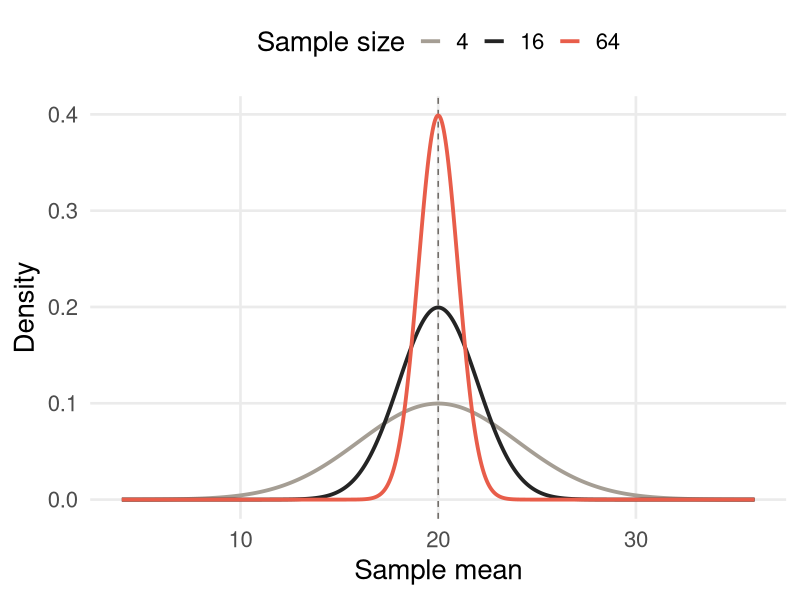
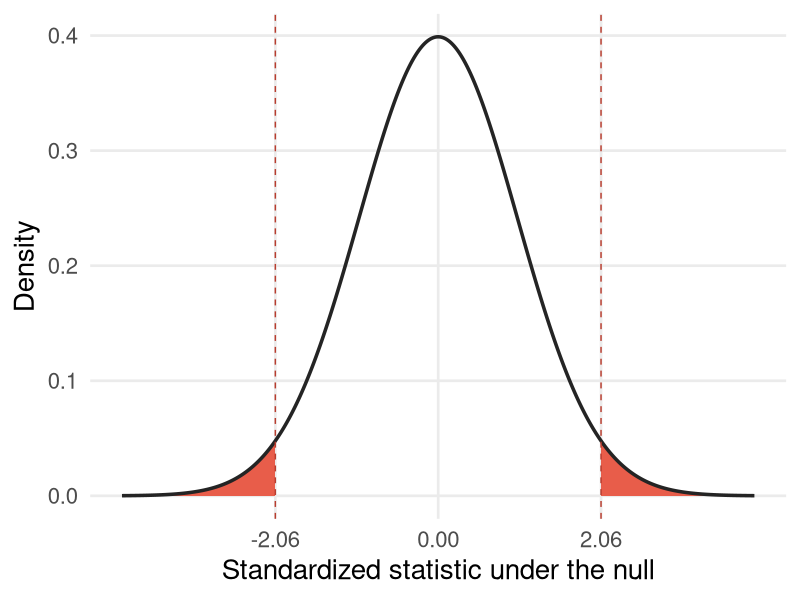
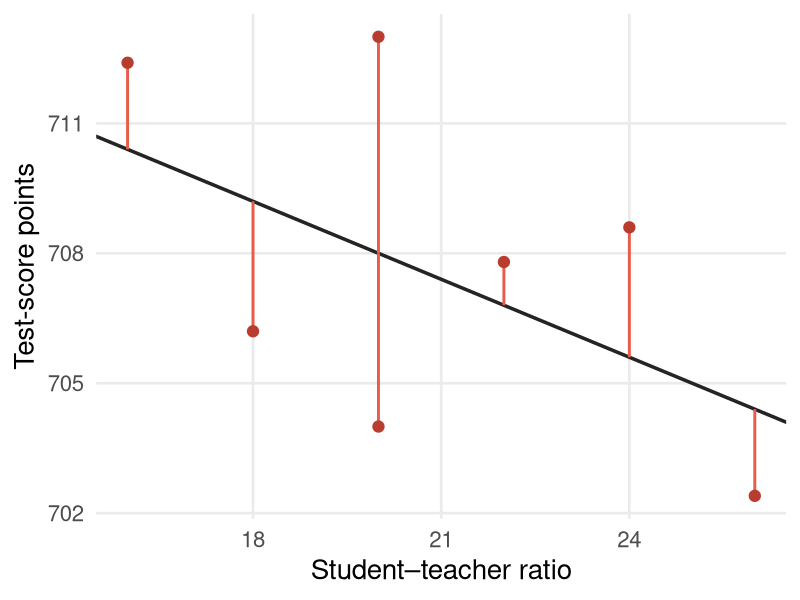
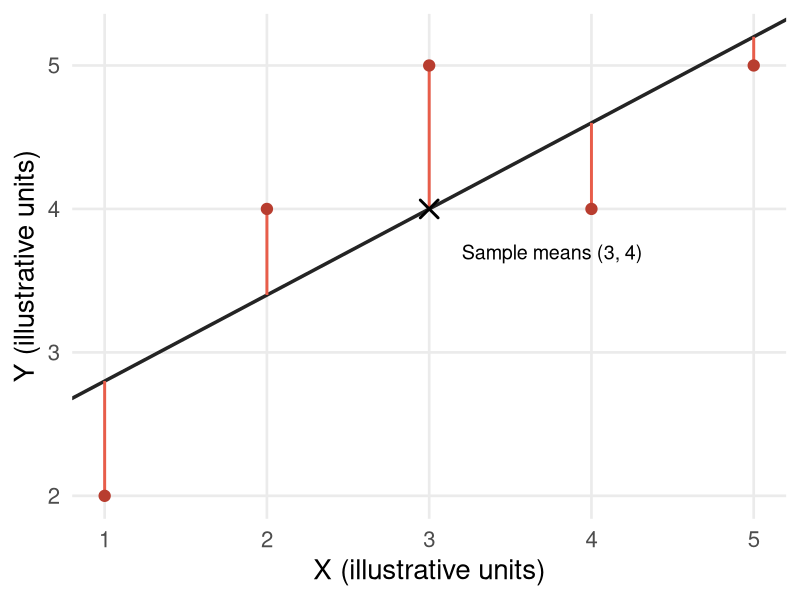
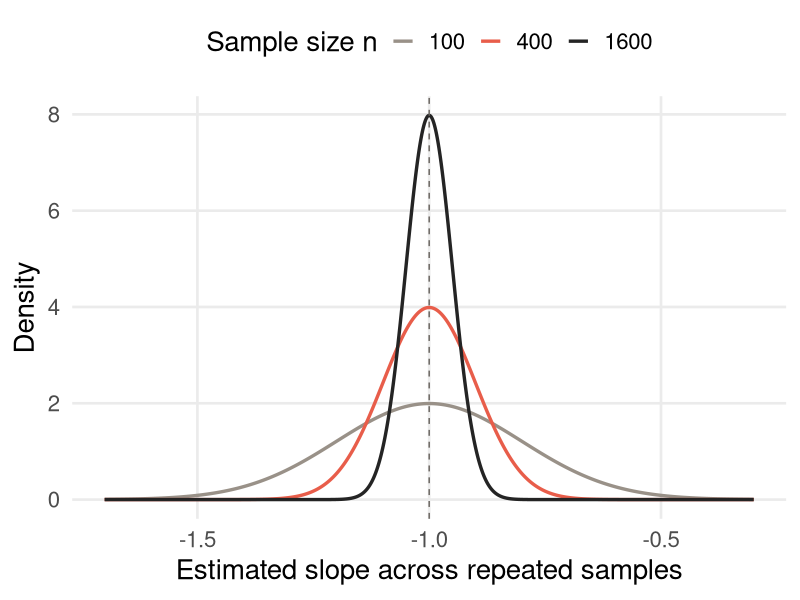

These figures' R source, in order:
## ---- chunk 1
#| label: setup
#| include: false

library(ggplot2)
theme_set(
  theme_minimal(base_size = 20) +
    theme(
      panel.grid.minor = element_blank(),
      plot.title = element_text(face = "bold", colour = "#242424"),
      plot.background = element_rect(fill = "transparent", colour = NA)
    )
)
## ---- chunk 2
#| label: exact-mean-densities
#| echo: false
#| fig-width: 12
#| fig-height: 4.5
#| out.width: "90%"
#| fig-alt: "Exact normal densities of the sample mean for sample sizes 4, 16, and 64. All are centered at 20; larger samples produce narrower densities."

# Hypothetical normal population: mean 20, standard deviation 8.
# These are exact densities, not a simulation or observed earnings data.
mean_density <- expand.grid(mean_value = seq(4, 36, length.out = 801),
                            sample_size = c(4, 16, 64))
mean_density$density <- with(mean_density,
  dnorm(mean_value, mean = 20, sd = 8 / sqrt(sample_size)))
mean_density$sample_size <- factor(mean_density$sample_size)
ggplot(mean_density, aes(mean_value, density, colour = sample_size)) +
  geom_vline(xintercept = 20, colour = "#68645F", linetype = "dashed") +
  geom_line(linewidth = 1.3) +
  scale_colour_manual(values = c("#A59E94", "#242424", "#E85D4A"),
                      name = "Sample size") +
  labs(x = "Sample mean", y = "Density") +
  theme(legend.position = "top")
## ---- chunk 3
#| label: p-value-tail-area
#| echo: false
#| fig-width: 12
#| fig-height: 4.5
#| out.width: "90%"
#| fig-alt: "Standard normal density with both tails beyond minus 2.06 and plus 2.06 shaded. Their combined area is approximately 0.0394."

normal_grid <- data.frame(z = seq(-4, 4, length.out = 1601))
normal_grid$density <- dnorm(normal_grid$z)
ggplot(normal_grid, aes(z, density)) +
  geom_area(data = subset(normal_grid, z <= -2.06), fill = "#E85D4A") +
  geom_area(data = subset(normal_grid, z >= 2.06), fill = "#E85D4A") +
  geom_line(colour = "#242424", linewidth = 1.2) +
  geom_vline(xintercept = c(-2.06, 2.06), linetype = "dashed",
             colour = "#B83D2F") +
  scale_x_continuous(breaks = c(-2.06, 0, 2.06)) +
  labs(x = "Standardized statistic under the null", y = "Density")
## ---- chunk 4
#| label: section32-critical-values
#| echo: false

significance_levels <- c(0.10, 0.05, 0.01, 0.005)
knitr::kable(data.frame(
  "Significance level" = c("10%", "5%", "1%", "0.5%"),
  "Probability in each tail" = c("5%", "2.5%", "0.5%", "0.25%"),
  "Critical absolute t" = round(qnorm(1 - significance_levels / 2), 3),
  check.names = FALSE
), align = c("r", "r", "r"))
## ---- chunk 5
#| label: section41-population-errors
#| echo: false
#| fig-width: 12
#| fig-height: 4.2
#| out.width: "90%"
#| fig-alt: "Seven invented districts around the hypothetical line 720 minus 0.6 times the student-teacher ratio. Vertical segments show positive and negative population errors."

# Deterministic invented observations; no empirical California data.
model_example <- data.frame(str = c(16, 18, 20, 20, 22, 24, 26),
                            error = c(2, -3, 5, -4, 1, 3, -2))
model_example$conditional_mean <- 720 - 0.6 * model_example$str
model_example$score <- model_example$conditional_mean + model_example$error
ggplot(model_example, aes(str, score)) +
  geom_abline(intercept = 720, slope = -0.6, colour = "#242424", linewidth = 1.2) +
  geom_segment(aes(xend = str, yend = conditional_mean),
               colour = "#E85D4A", linewidth = 1) +
  geom_point(size = 3.5, colour = "#B83D2F") +
  labs(x = "Student–teacher ratio", y = "Test-score points")
## ---- chunk 6
#| label: section42-hand-fit
#| echo: false

hand_regression <- data.frame(x = 1:5, y = c(2, 4, 5, 4, 5))
hand_fit <- lm(y ~ x, data = hand_regression)
hand_regression$fitted <- fitted(hand_fit)
hand_regression$residual <- residuals(hand_fit)
knitr::kable(data.frame(
  X = hand_regression$x, Y = hand_regression$y,
  "Fitted Y" = round(hand_regression$fitted, 1),
  Residual = round(hand_regression$residual, 1), check.names = FALSE
), align = c("r", "r", "r", "r"))
## ---- chunk 7
#| label: section42-hand-plot
#| echo: false
#| fig-width: 12
#| fig-height: 4.2
#| out.width: "90%"
#| fig-alt: "Five invented data points and the OLS line 2.2 plus 0.6 X. Vertical residual segments connect the observations to the line, which passes through the sample mean at 3,4."

ggplot(hand_regression, aes(x, y)) +
  geom_abline(intercept = 2.2, slope = 0.6, colour = "#242424", linewidth = 1.2) +
  geom_segment(aes(xend = x, yend = fitted), colour = "#E85D4A", linewidth = 1) +
  geom_point(size = 3.5, colour = "#B83D2F") +
  annotate("point", x = 3, y = 4, shape = 4, size = 5, stroke = 1.5) +
  annotate("text", x = 3.2, y = 3.7, label = "Sample means (3, 4)", hjust = 0, size = 5) +
  scale_x_continuous(breaks = 1:5) +
  labs(x = "X (illustrative units)", y = "Y (illustrative units)")
## ---- chunk 8
#| label: section43-hand-fit-measures
#| echo: false

hand_tss <- sum((hand_regression$y - mean(hand_regression$y))^2)
hand_ess <- sum((fitted(hand_fit) - mean(hand_regression$y))^2)
hand_ssr <- sum(residuals(hand_fit)^2)
hand_r2 <- 1 - hand_ssr / hand_tss
hand_ser <- sqrt(hand_ssr / (nrow(hand_regression) - 2))
knitr::kable(data.frame(
  Quantity = c("Total sum of squares", "Explained sum of squares", "Residual sum of squares"),
  Value = round(c(hand_tss, hand_ess, hand_ssr), 1)
), align = c("l", "r"))
## ---- chunk 9
#| label: section42-43-checks
#| include: false

# Deterministic verification of the displayed OLS and fit identities.
stopifnot(
  max(abs(coef(hand_fit) - c(2.2, 0.6))) < 1e-12,
  abs(sum(residuals(hand_fit))) < 1e-12,
  abs(sum(hand_regression$x * residuals(hand_fit))) < 1e-12,
  abs(hand_tss - 6) < 1e-12,
  abs(hand_ess - 3.6) < 1e-12,
  abs(hand_ssr - 2.4) < 1e-12,
  abs(hand_tss - hand_ess - hand_ssr) < 1e-12,
  abs(hand_r2 - cor(hand_regression$x, hand_regression$y)^2) < 1e-12,
  abs(hand_ser - summary(hand_fit)$sigma) < 1e-12,
  abs((698.9 - 2.28 * 20) - 653.3) < 1e-10
)
## ---- chunk 10
#| label: section44-checks
#| include: false

# Exact checks of the invented examples, not empirical estimates.
check_x <- c(-1, 0, 1)
check_u <- check_x^2 - 2 / 3
stopifnot(
  abs(mean(check_u)) < 1e-12,
  abs(mean(check_x * check_u)) < 1e-12,
  all(abs(check_u) > 0),
  abs(mean(c(4, -4))) < 1e-12
)
## ---- chunk 11
#| label: section45-normal-reference
#| echo: false
#| fig-width: 12
#| fig-height: 4.7
#| fig-alt: "Three normal reference densities centered at minus one; sample sizes 100, 400, and 1600 have standard deviations 0.20, 0.10, and 0.05."

reference_slopes <- seq(-1.7, -0.3, length.out = 1201)
reference_n <- c(100, 400, 1600)
reference_densities <- do.call(rbind, lapply(reference_n, function(n) {
  data.frame(slope = reference_slopes,
             density = dnorm(reference_slopes, mean = -1, sd = 2 / sqrt(n)),
             sample_size = factor(n, levels = reference_n))
}))
ggplot(reference_densities, aes(slope, density, colour = sample_size)) +
  geom_line(linewidth = 1.15) +
  geom_vline(xintercept = -1, linetype = "dashed", colour = "#68645F") +
  scale_colour_manual(values = c("#999188", "#E85D4A", "#242424")) +
  labs(x = "Estimated slope across repeated samples", y = "Density",
       colour = "Sample size n") +
  theme(legend.position = "top")
## ---- chunk 12
#| label: section45-checks
#| include: false

# Deterministic checks of the illustrative precision calculations.
reference_sd <- 10 / (sqrt(reference_n) * 5)
stopifnot(
  max(abs(reference_sd - c(0.20, 0.10, 0.05))) < 1e-12,
  max(abs((-1 - 1.96 * reference_sd) - c(-1.392, -1.196, -1.098))) < 1e-12,
  max(abs((-1 + 1.96 * reference_sd) - c(-0.608, -0.804, -0.902))) < 1e-12,
  all(is.finite(reference_densities$density)),
  all(reference_densities$density >= 0)
)
